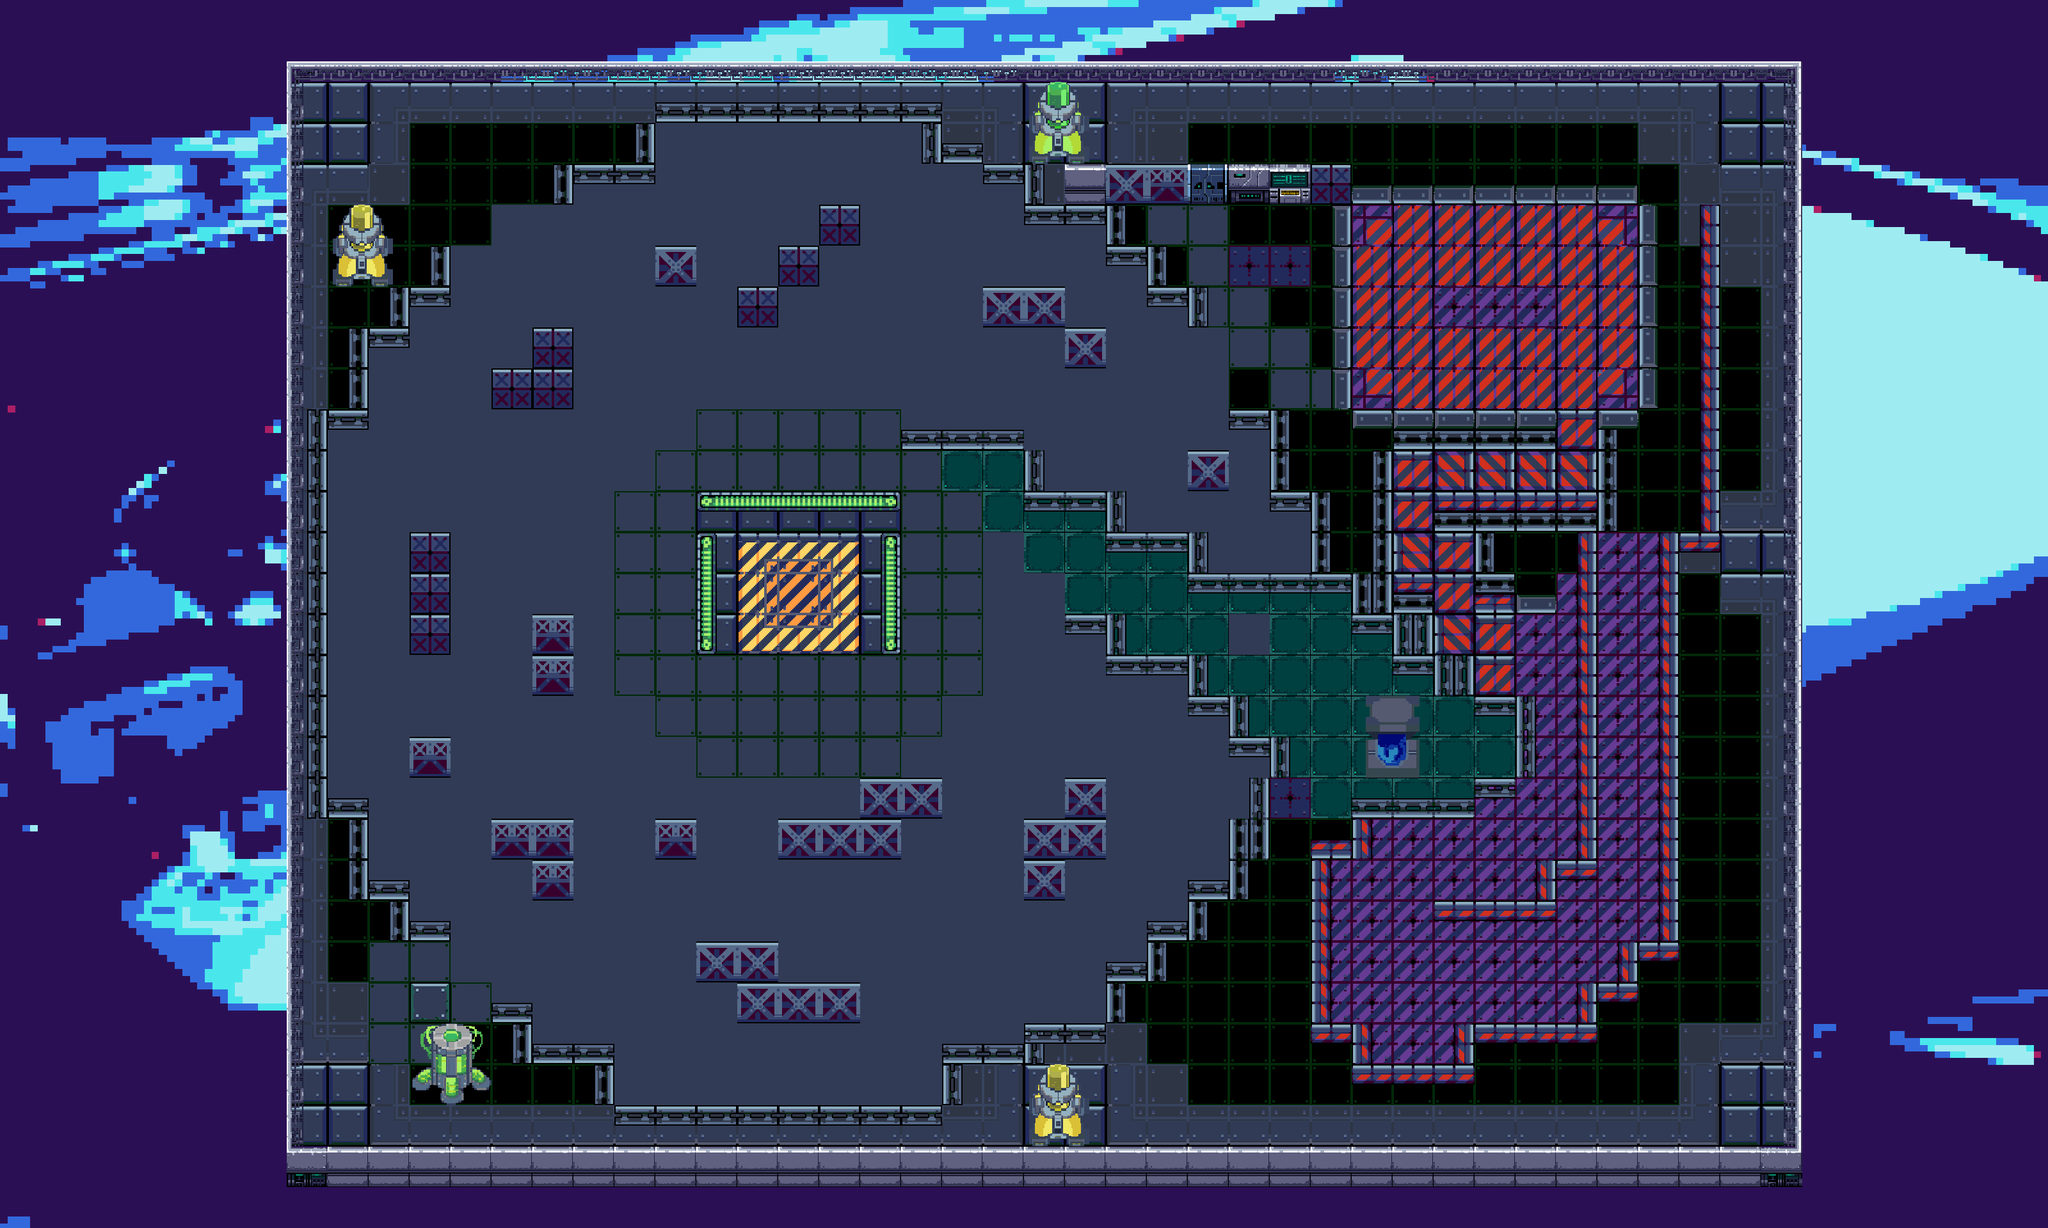

This game map was drawn from its Tiled (.tmx) file and the tilesets committed beside it. A one-line description and the trimmed map source follow:
An orthogonal 50x30 tile map with 64x64 px tiles, 9 tile layers (Background, Ground 0, Ground 1, Ground 3, ...), 2 tilesets and 183 objects (136x wall, 5x 0, 5x X, 4x -, 4x 3, ...).

<map version="1.10" tiledversion="1.10.2" orientation="orthogonal" renderorder="right-down" width="50" height="30" tilewidth="64" tileheight="64" infinite="0" nextlayerid="19" nextobjectid="333">
 <tileset firstgid="1" source="../img/final_tilemap_2.tsx" />
 <tileset firstgid="1297" source="../img/lvl4_bg.tsx" />
 <layer id="1" name="Background" width="50" height="30">
  <data>[1500 cells, 1500 non-empty, 1500 distinct tile ids]</data>
 </layer>
 <group id="17" name="Group 3" offsetx="-128" offsety="0">
  <group id="15" name="Group 2">
   <group id="8" name="Ground">
    <layer id="5" name="Ground 0" width="50" height="30">
     <data>[1500 cells, 352 non-empty, 3 distinct tile ids]</data>
    </layer>
    <layer id="3" name="Ground 1" width="50" height="30">
     <data>[1500 cells, 750 non-empty, 24 distinct tile ids]</data>
    </layer>
    <layer id="9" name="Ground 3" width="50" height="30">
     <data>[1500 cells, 69 non-empty, 10 distinct tile ids]</data>
    </layer>
    <layer id="6" name="Ground 2" width="50" height="30">
     <data>[1500 cells, 24 non-empty, 5 distinct tile ids]</data>
    </layer>
   </group>
   <layer id="7" name="Walls" width="50" height="30">
    <data>[1500 cells, 135 non-empty, 10 distinct tile ids]</data>
   </layer>
   <layer id="16" name="Corners" width="50" height="30">
    <data>[1500 cells, 79 non-empty, 11 distinct tile ids]</data>
   </layer>
   <layer id="13" name="Map Objects" width="50" height="30">
    <data>[1500 cells, 190 non-empty, 29 distinct tile ids]</data>
   </layer>
   <layer id="14" name="Invisible Walls" width="50" height="30">
    <data>[1500 cells, 0 non-empty, 0 distinct tile ids]</data>
   </layer>
  </group>
  <objectgroup id="2" name="Object Layer 1">
   <object id="129" name="wall" x="576" y="96" width="2368" height="32" />
   <object id="130" name="wall" x="576" y="128" width="32" height="1664" />
   <object id="131" name="wall" x="576" y="1792" width="2368" height="64" />
   <object id="132" name="wall" x="2912" y="128" width="32" height="1664" />
   <object id="134" name="wall" x="1216" y="832" width="64" height="192" />
   <object id="135" name="wall" x="1216" y="768" width="320" height="64" />
   <object id="136" name="wall" x="1472" y="832" width="64" height="192" />
   <object id="137" name="wall" x="1792" y="1216" width="64" height="128" />
   <object id="138" name="wall" x="1728" y="1280" width="64" height="128" />
   <object id="139" name="wall" x="1472" y="1216" width="128" height="64" />
   <object id="140" name="wall" x="1344" y="1280" width="192" height="64" />
   <object id="141" name="wall" x="1216" y="1472" width="128" height="64" />
   <object id="142" name="wall" x="1280" y="1536" width="192" height="64" />
   <object id="143" name="wall" x="1152" y="1280" width="64" height="64" />
   <object id="144" name="wall" x="896" y="1280" width="128" height="64" />
   <object id="145" name="wall" x="960" y="1344" width="64" height="64" />
   <object id="146" name="wall" x="960" y="960" width="64" height="128" />
   <object id="147" name="wall" x="768" y="832" width="64" height="192" />
   <object id="148" name="wall" x="768" y="1152" width="64" height="64" />
   <object id="149" name="wall" x="960" y="512" width="64" height="128" />
   <object id="150" name="wall" x="896" y="576" width="64" height="64" />
   <object id="151" name="wall" x="1152" y="384" width="64" height="64" />
   <object id="152" name="wall" x="1408" y="320" width="64" height="64" />
   <object id="153" name="wall" x="1344" y="384" width="64" height="64" />
   <object id="154" name="wall" x="1280" y="448" width="64" height="64" />
   <object id="155" name="wall" x="1664" y="448" width="128" height="64" />
   <object id="156" name="wall" x="1792" y="512" width="64" height="64" />
   <object id="157" name="wall" x="1792" y="256" width="448" height="64" />
   <object id="158" name="wall" x="1984" y="704" width="64" height="64" />
   <object id="159" name="wall" x="2208" y="320" width="32" height="320" />
   <object id="160" name="wall" x="2240" y="288" width="448" height="32" />
   <object id="161" name="wall" x="2688" y="320" width="32" height="320" />
   <object id="162" name="wall" x="2240" y="640" width="64" height="32" />
   <object id="163" name="wall" x="2304" y="640" width="256" height="64" />
   <object id="164" name="wall" x="2624" y="640" width="64" height="64" />
   <object id="165" name="wall" x="2624" y="640" width="32" height="192" />
   <object id="166" name="wall" x="2272" y="704" width="32" height="192" />
   <object id="167" name="wall" x="2368" y="800" width="256" height="32" />
   <object id="168" name="wall" x="2432" y="832" width="32" height="64" />
   <object id="169" name="wall" x="2432" y="896" width="64" height="32" />
   <object id="170" name="wall" x="2240" y="896" width="64" height="96" />
   <object id="171" name="wall" x="2496" y="928" width="64" height="32" />
   <object id="172" name="wall" x="2304" y="928" width="64" height="128" />
   <object id="173" name="wall" x="2368" y="1024" width="64" height="64" />
   <object id="174" name="wall" x="2432" y="1088" width="64" height="32" />
   <object id="175" name="wall" x="2496" y="1088" width="32" height="128" />
   <object id="176" name="wall" x="2432" y="1216" width="64" height="32" />
   <object id="177" name="wall" x="2240" y="1248" width="192" height="32" />
   <object id="179" name="wall" x="2240" y="1280" width="32" height="64" />
   <object id="180" name="wall" x="2176" y="1344" width="32" height="256" />
   <object id="181" name="wall" x="2176" y="1312" width="64" height="32" />
   <object id="182" name="wall" x="2592" y="832" width="32" height="512" />
   <object id="183" name="wall" x="2784" y="320" width="32" height="512" />
   <object id="185" name="wall" x="2752" y="832" width="64" height="32" />
   <object id="186" name="wall" x="2720" y="832" width="32" height="640" />
   <object id="187" name="wall" x="2688" y="1472" width="64" height="32" />
   <object id="189" name="wall" x="2560" y="1344" width="64" height="32" />
   <object id="190" name="wall" x="2368" y="1408" width="192" height="32" />
   <object id="191" name="wall" x="2528" y="1344" width="32" height="64" />
   <object id="193" name="wall" x="2624" y="1536" width="64" height="32" />
   <object id="194" name="wall" x="2432" y="1600" width="192" height="32" />
   <object id="195" name="wall" x="2176" y="1600" width="64" height="32" />
   <object id="196" name="wall" x="2240" y="1664" width="192" height="32" />
   <object id="197" name="wall" x="2240" y="1600" width="32" height="64" />
   <object id="198" name="wall" x="2400" y="1600" width="32" height="64" />
   <object id="199" name="wall" x="2592" y="1536" width="32" height="64" />
   <object id="200" name="wall" x="2656" y="1472" width="32" height="64" />
   <object id="201" name="wall" x="1984" y="896" width="256" height="32" />
   <object id="202" name="wall" x="2176" y="768" width="32" height="128" />
   <object id="203" name="wall" x="2112" y="640" width="32" height="128" />
   <object id="204" name="wall" x="2112" y="768" width="64" height="32" />
   <object id="205" name="wall" x="2048" y="640" width="64" height="32" />
   <object id="206" name="wall" x="1984" y="832" width="32" height="64" />
   <object id="207" name="wall" x="1856" y="832" width="128" height="32" />
   <object id="208" name="wall" x="1856" y="768" width="32" height="64" />
   <object id="209" name="wall" x="1728" y="768" width="128" height="32" />
   <object id="210" name="wall" x="1728" y="704" width="32" height="64" />
   <object id="211" name="wall" x="1536" y="672" width="192" height="32" />
   <object id="212" name="wall" x="1792" y="960" width="65.3333" height="32" />
   <object id="213" name="wall" x="1856" y="960" width="32" height="64" />
   </objectgroup>
 </group>
</map>
<!-- 103 of 183 objects omitted -->